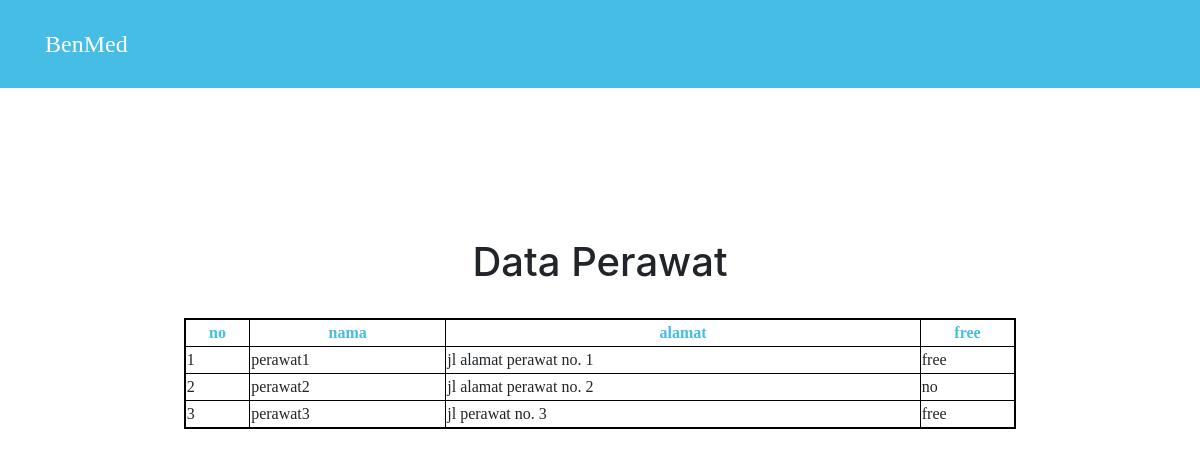
The page /tampildataperawat.php on the database its author committed.
### tables this page shows
CREATE TABLE `perawat` (
  `id` int(11) NOT NULL,
  `nama` varchar(10) NOT NULL,
  `alamat` varchar(30) NOT NULL,
  `free` varchar(5) NOT NULL
);

### tampildataperawat.php (the view, shortened to what this page needs)
<!DOCTYPE html>
<html lang="en">
<head>
    <link rel="stylesheet" href="https://maxcdn.bootstrapcdn.com/bootstrap/4.1.0/css/bootstrap.min.css">
    <link rel="stylesheet" href="css/styles.css">
</head>
<body>
    <section id="section1">
        <div class="container">
            <div id="selector_1" class="row">
                <div id="selector1" class="col-lg-12">
                    <div class="wrapper-flex-spacebetween">
                        <div class="wrapper-flex-center">
                            <div class="tulisan1-judul">
                                BenMed
                            </div>
                        </div>
                    </div>
                </div>
            </div>
        </div>
    </section>
    <section id="section2-perawat">
        <div class="container">
            <div class="row">
                <div class="col-lg-12">
                    <div class="wrapper-flex-center-down" style="height: 500px">
                    <h1>Data Perawat</h1>
                    <br>
                    <table border="1"  style="height: fit-content; width:75%; border: 2px solid black; font-family: montserrat;">
                        <tr style="width: 300px; text-align:center; color: #45bde5;">
                            <th>no</th>
                            <th>nama</th>
                            <th>alamat</th>
                            <th>free</th>
                        </tr>
                        <?php
                            require 'koneksi.php';
                            $no = 1;
                            $data = mysqli_query($koneksi, "SELECT * FROM perawat");
                            while($d = mysqli_fetch_array($data)){
                        ?>
                            <tr>
                                <td><?php echo $no++?></td>
                                <td><?php echo $d['nama']?></td>
                                <td><?php echo $d['alamat']?></td>
                                <td><?php echo $d['free']?></td>
                            </tr>
                        <?php
                            }
                        ?>
                    </table>
                    </div>
                </div>
            </div>
        </div>
    </section>
</body>
</html>

### css/styles.css (style rules this page uses)
body, html { padding: 0; margin: 0; -webkit-box-sizing: border-box; box-sizing: border-box; overflow-x: hidden; }
body { margin: 0; padding: 0; max-width: 100%; }
section { margin-top: 150px; }
.wrapper-flex-spacebetween { display: -webkit-box; display: -ms-flexbox; display: flex; width: 100%; -webkit-box-pack: justify; -ms-flex-pack: justify; justify-content: space-between; -webkit-box-align: center; -ms-flex-align: center; align-items: center; }
.wrapper-flex-center { display: -webkit-box; display: -ms-flexbox; display: flex; -webkit-box-pack: center; -ms-flex-pack: center; justify-content: center; -webkit-box-align: center; -ms-flex-align: center; align-items: center; height: 100%; width: 100%; }
.wrapper-flex-center-down { display: -webkit-box; display: -ms-flexbox; display: flex; -webkit-box-align: center; -ms-flex-align: center; align-items: center; -webkit-box-orient: vertical; -webkit-box-direction: normal; -ms-flex-direction: column; flex-direction: column; width: 100%; }
.tulisan1-judul { width: -webkit-fit-content; width: -moz-fit-content; width: fit-content; height: -webkit-fit-content; height: -moz-fit-content; height: fit-content; font-family: montserrat; font-size: 1.5rem; }
body #section1 { margin-top: 0; background-color: #45bde5; }
body #section1 #selector_1 #selector1 .wrapper-flex-spacebetween { height: 88px; }
body #section1 #selector_1 #selector1 .wrapper-flex-spacebetween .wrapper-flex-center { width: -webkit-fit-content; width: -moz-fit-content; width: fit-content; }
body #section1 #selector_1 #selector1 .wrapper-flex-spacebetween .wrapper-flex-center .tulisan1-judul { color: white; }

### rows shown on the page
perawat: nama "perawat1", alamat "jl alamat perawat no. 1", free "free"
perawat: nama "perawat2", alamat "jl alamat perawat no. 2", free "no"
perawat: nama "perawat3", alamat "jl perawat no. 3", free "free"
